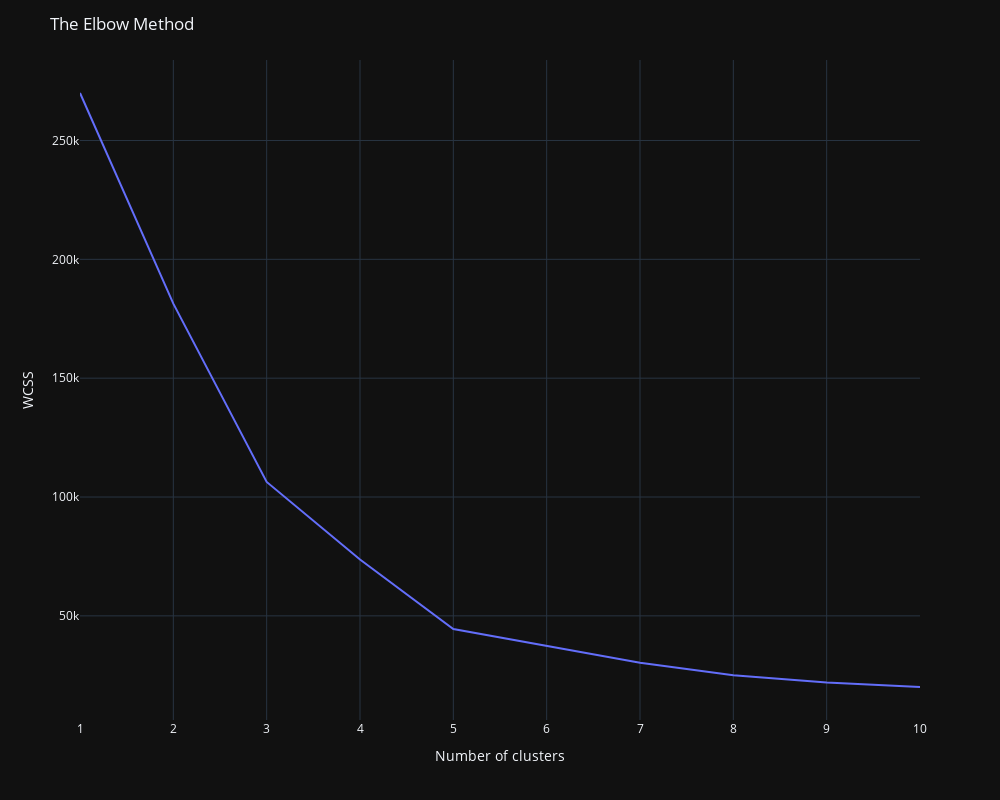

The code cell stored with this chart in its notebook:
### Code cell
fig = px.line(
    x=range(1, 11),
    y=wcss
).update_layout(
    width=1000,
    height=800,
    title='The Elbow Method',
    xaxis_title='Number of clusters',
    yaxis_title='WCSS'
)

fig.show()

### Figure 1 — Plotly figure (JSON) as saved in the notebook; plotly's stock layout.template omitted (floating-point values rounded to 4 significant figures)
{"data": [{"hovertemplate": "x=%{x}<br>y=%{y}<extra></extra>", "legendgroup": "", "line": {"color": "#636efa", "dash": "solid"}, "marker": {"symbol": "circle"}, "mode": "lines", "name": "", "orientation": "v", "showlegend": false, "x": [1, 2, 3, 4, 5, 6, 7, 8, 9, 10], "xaxis": "x", "y": [270000.0, 181400.0, 106300.0, 73680.0, 44450.0, 37230.0, 30240.0, 25040.0, 21920.0, 20070.0], "yaxis": "y", "type": "scatter"}], "layout": {"xaxis": {"anchor": "y", "domain": [0.0, 1.0], "title": {"text": "Number of clusters"}}, "yaxis": {"anchor": "x", "domain": [0.0, 1.0], "title": {"text": "WCSS"}}, "legend": {"tracegroupgap": 0}, "margin": {"t": 60}, "width": 1000, "height": 800, "title": {"text": "The Elbow Method"}}}
